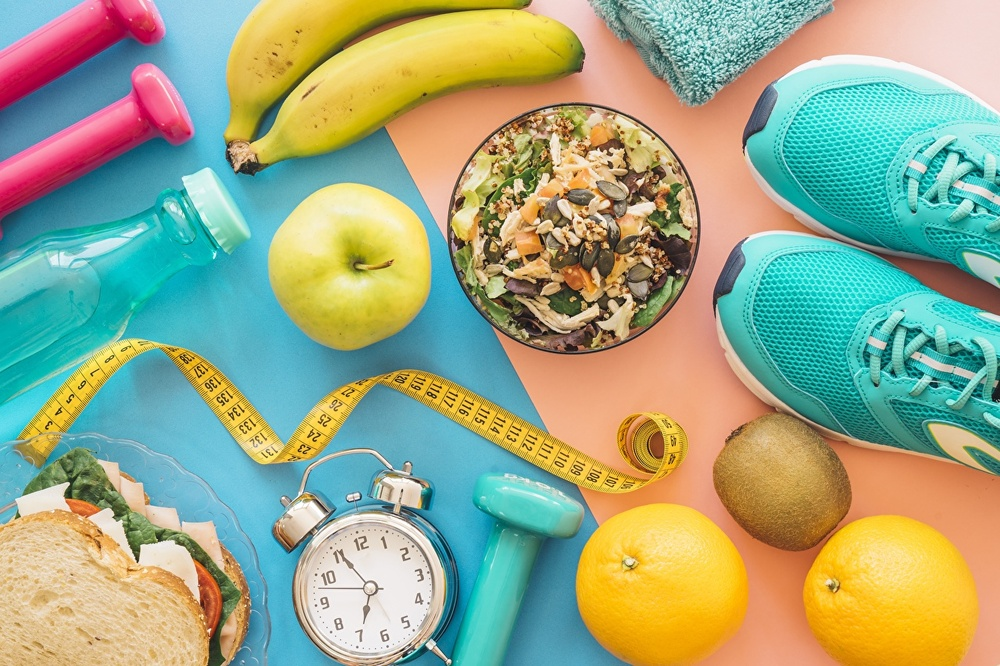
#> input picture image.jpg, 1000 x 666 px, shrunk from 1280 x 853 before the run
$ jupyter execute --allow-errors TP1.ipynb
#> lines starting #> are read from the running program, lines starting #| are printed output that depends on the picture
# <center>Master of Science in quantitative and financial modeling Travaux Pratiques</center>

**Student Name**: DOSSEH AMECK GUY-MAX DESIRE

1. **[20 MARKS]** Find the LU-factorization of the following matrix **A** in $\mathbb{R}^{n\times n}$:

$$
A = \begin{bmatrix}
2 & -1 & 0 & \dots & 0 \\
-1 & 2 & -1 & \ddots & \vdots \\
0 & \ddots & \ddots & \ddots & 0 \\
\vdots & \ddots & -1 & 2 & -1 \\
0 & \dots & 0 & -1 & 2
\end{bmatrix}
$$

The LU-factorization of the matrix **A** is given by:

$$
A = LU
$$

where **L** is a lower triangular matrix and **U** is an upper triangular matrix. The LU-factorization of the matrix **A** is explicitly obtained as follows:

$$
\begin{aligned}
A = LU &\Leftrightarrow \begin{bmatrix}
2 & -1 & 0 & \dots & 0 \\
-1 & 2 & -1 & \ddots & \vdots \\
0 & \ddots & \ddots & \ddots & 0 \\
\vdots & \ddots & -1 & 2 & -1 \\
0 & \dots & 0 & -1 & 2
\end{bmatrix} = \begin{bmatrix}
1 & 0 & 0 & \dots & 0 \\
l_{21} & 1 & 0 & \ddots & \vdots \\
0 & \ddots & \ddots & \ddots & 0 \\
\vdots & \ddots & l_{n-1,n-2} & 1 & 0 \\
0 & \dots & 0 & l_{n,n-1} & 1
\end{bmatrix} \begin{bmatrix}
u_{11} & u_{12} & 0 & \dots & 0 \\
0 & u_{22} & u_{23} & \ddots & \vdots \\
0 & \ddots & \ddots & \ddots & 0 \\
\vdots & \ddots & 0 & u_{n-1,n-1} & u_{n-1,n} \\
0 & \dots & 0 & 0 & u_{nn}
\end{bmatrix} \\
&\Leftrightarrow \begin{bmatrix}
2 & -1 & 0 & \dots & 0 \\
-1 & 2 & -1 & \ddots & \vdots \\
0 & \ddots & \ddots & \ddots & 0 \\
\vdots & \ddots & -1 & 2 & -1 \\
0 & \dots & 0 & -1 & 2
\end{bmatrix} = \begin{bmatrix}
u_{11} & u_{12} & 0 & \dots & 0 \\
u_{11}l_{21} & u_{22} & u_{23} & \ddots & \vdots \\
0 & \ddots & \ddots & \ddots & 0 \\
\vdots & \ddots & u_{n-1,n-1}l_{n-1,n-2} & u_{n-1,n-1} & u_{n-1,n} \\
0 & \dots & 0 & u_{n-1,n-1}l_{n,n-1} & u_{nn}
\end{bmatrix} \\
&\Leftrightarrow \begin{cases}
u_{11} = 2 \\
u_{12} = -1 \\
u_{11}l_{21} = -1 \\
u_{22} = 2 \\
u_{23} = -1 \\
u_{n-1,n-1}l_{n-1,n-2} = -1 \\
u_{n-1,n-1} = 2 \\
u_{n-1,n} = -1 \\
u_{n-1,n-1}l_{n,n-1} = -1 \\
u_{nn} = 2
\end{cases}
\Leftrightarrow \begin{cases}
u_{11} = 2 \\
u_{12} = -1 \\
l_{21} = -\frac{1}{2} \\
u_{22} = 2 \\
u_{23} = -1 \\
l_{32} = -\frac{1}{2} \\
u_{33} = 2 \\
u_{34} = -1 \\
l_{43} = -\frac{1}{2} \\
u_{44} = 2 \\
\vdots \\
u_{n-1,n-1} = 2 \\
u_{n-1,n} = -1 \\
l_{n,n-1} = -\frac{1}{2} \\
u_{nn} = 2
\end{cases}\\
& L = \begin{bmatrix}
1 & 0 & 0 & \dots & 0 \\
-\frac{1}{2} & 1 & 0 & \ddots & \vdots \\
0 & -\frac{1}{2} & 1 & \ddots & 0 \\
\vdots & \ddots & -\frac{1}{2} & 1 & 0 \\
0 & \dots & 0 & -\frac{1}{2} & 1
\end{bmatrix} \quad U = \begin{bmatrix}
2 & -1 & 0 & \dots & 0 \\
0 & 2 & -1 & \ddots & \vdots \\
0 & 0 & 2 & \ddots & 0 \\
\vdots & \ddots & 0 & 2 & -1 \\
0 & \dots & 0 & 0 & 2
\end{bmatrix}
\end{aligned}
$$

- **Is the matrix A positive definite, or is it positive semi-definite?**

The matrix **A** is positive definite if and only if the following conditions are satisfied:

1. The matrix **A** is symmetric.
2. The eigenvalues of the matrix **A** are all positive.

The matrix **A** is symmetric since it is a tridiagonal matrix. The eigenvalues of the matrix **A** are all positive since the matrix **A** is a tridiagonal matrix with all its diagonal elements being positive. Therefore, the matrix **A** is positive definite.

- **Write a Python script to solve a linear system associated with the above matrix.**

The Python script to solve a linear system associated with the matrix **A** is given as follows:

[cell 1]
import numpy as np
import scipy.linalg
import scipy

# Define the size
n = 5

# Define the matrix A
A = np.diag(2 * np.ones(n)) - np.diag(np.ones(n - 1), -1) - np.diag(np.ones(n - 1), 1)

# Define the right-hand side vector b to be a vector of ones
b = np.ones(n)

# LU-factorization of the matrix A
P, L, U = scipy.linalg.lu(A)

# Solve the linear system
x = np.linalg.solve(U, np.linalg.solve(L, b))

# Print the solution
print("Solution to Ax = b: ", x)

# Print the residual
print("Residual: ", np.linalg.norm(A @ x - b))

2. **[20 MARKS]** Consider the following boundary value problem modeling the heat flow in
a long pipe:

$$
\begin{cases}
y^{''}(x)- p(x)y^{'}(x)-q(x)y(x) = r(x), \quad x\in [a,b] \\
y(a) = \alpha, \quad y(b) = \beta
\end{cases}
$$

**(a) Use a uniform discretization of the interval $[a, b]$ to derive the linear system corresponding to the model problem.**

The linear system corresponding to the model problem is derived as follows:

Let $a = x_0 < x_1 < \dots < x_{n+1} = b$ be a uniform discretization of the interval $[a, b]$. The step size $h$ is given by:

$$
h = \frac{b - a}{n+1}
$$

Derivative approximation at $x_{i}=a + ih, i=0, ..., n+1$ is given by:

$$
\begin{aligned}
y^{'}(x_i) &\approx \frac{y(x_{i+1}) - y(x_{i-1})}{2h} \\
           &\approx \frac{y_{i+1}-y_{i-1}}{2h}\\
y^{''}(x_i) &\approx \frac{y^{'}(x_{i+1}) - y^{'}(x_{i-1})}{2h} \\
            &\approx \frac{y_{i+1} - 2y_{i} + y_{i-1}}{h^2}
\end{aligned}
$$
Inserting these approximations in the model problem, we get:

$$
\begin{aligned}
\frac{y_{i+1} - 2y_{i} + y_{i-1}}{h^2} - p(x_i)\frac{y_{i+1}-y_{i-1}}{2h} - q(x_i)y_i &= r(x_i), 1\leq i \leq n \\
\end{aligned}
$$
By multiplying by $h^2$, we obtain the following linear system:

$$
\begin{aligned}
&\begin{bmatrix}
2 + h^2q(x_1) & -1 + \frac{h}{2}p(x_1) & 0 & \dots & 0 \\
-1 - \frac{h}{2}p(x_2) & 2 + h^2q(x_2) & -1 + \frac{h}{2}p(x_2) & \ddots & \vdots \\
0 & \ddots & \ddots & \ddots & 0 \\
\vdots & \ddots & -1 - \frac{h}{2}p(x_{n-1}) & 2 + h^2q(x_{n-1}) & -1 + \frac{h}{2}p(x_{n-1}) \\
0 & \dots & 0 & -1 - \frac{h}{2}p(x_n) & 2 + h^2q(x_n)
\end{bmatrix} \begin{bmatrix}
y_1 \\
y_2 \\
\cdots \\
y_{n-1} \\
y_n
\end{bmatrix} = \begin{bmatrix}
-h^2r(x_1) + \alpha(1 + \frac{h}{2}p(x_1)) \\
-h^2r(x_2) \\
\cdots \\
-h^2r(x_{n-1}) \\
-h^2r(x_n) + \beta(1 - \frac{h}{2}p(x_n))
\end{bmatrix}
\end{aligned}
$$

**(b) Solve the linear system using the Gaussian elimination method.**

The linear system is solved using the Gaussian elimination method in python as follows to find the solution $y(x)$:

[cell 2]
import numpy as np

# Define the size
n = 5

# Define the boundary values
alpha = 0
beta = 0

# Define the functions p(x), q(x), and r(x)
def p(x):
    return 1

def q(x):
    return 1

def r(x):
    return 1

# Define the interval [a, b]
a = 0
b = 1

# Define the step size
h = (b - a) / (n + 1)

# Define the x values
x = np.linspace(a, b, n + 2)

# Define the matrix A
A = np.zeros((n, n))
for i in range(n):
    A[i, i] = 2 + h**2 * q(x[i + 1])
    if i > 0:
        A[i, i - 1] = -1 - h / 2 * p(x[i + 1])
    if i < n - 1:
        A[i, i + 1] = -1 + h / 2 * p(x[i + 1])

# Define the right-hand side vector b
b = np.zeros(n)
b[0] = -h**2 * r(x[1]) + alpha * (1 + h / 2 * p(x[1]))
b[n - 1] = -h**2 * r(x[n]) + beta * (1 - h / 2 * p(x[n]))
for i in range(1, n - 1):
    b[i] = -h**2 * r(x[i + 1])

# Solve the linear system using the Gaussian elimination method
y = np.linalg.solve(A, b)

# Print the solution
print("Solution to the linear system: ", y)

# Print the residual
print("Residual: ", np.linalg.norm(A @ y - b))

- **(c) Solve the linear system using QR-factorization.**

The linear system is solved using the QR-factorization method in python as follows to find the solution $y(x)$:

[cell 3]
import numpy as np
import scipy.linalg

# Define the size
n = 5

# Define the boundary values
alpha = 0
beta = 0

# Define the functions p(x), q(x), and r(x)
def p(x):
    return 1

def q(x):
    return 1

def r(x):
    return 1

# Define the interval [a, b]
a = 0
b = 1

# Define the step size
h = (b - a) / (n + 1)

# Define the x values
x = np.linspace(a, b, n + 2)

# Define the matrix A
A = np.zeros((n, n))

for i in range(n):
    A[i, i] = 2 + h**2 * q(x[i + 1])
    if i > 0:
        A[i, i - 1] = -1 - h / 2 * p(x[i + 1])
    if i < n - 1:
        A[i, i + 1] = -1 + h / 2 * p(x[i + 1])

# Define the right-hand side vector b
b = np.zeros(n)
b[0] = -h**2 * r(x[1]) + alpha * (1 + h / 2 * p(x[1]))
b[n - 1] = -h**2 * r(x[n]) + beta * (1 - h / 2 * p(x[n]))
for i in range(1, n - 1):
    b[i] = -h**2 * r(x[i + 1])

# QR-factorization of the matrix A
Q, R = np.linalg.qr(A)

# Solve the linear system using the QR-factorization method
y = np.linalg.solve(R, np.dot(Q.T, b))

# Print the solution
print("Solution to the linear system: ", y)

# Print the residual
print("Residual: ", np.linalg.norm(A @ y - b))

- **(d) Solve the linear system using the SVD-decomposition.**

The linear system is solved using the SVD-decomposition method in python as follows to find the solution $y(x)$:

[cell 4]
import numpy as np
import scipy.linalg

# Define the size
n = 5

# Define the boundary values
alpha = 0
beta = 0

# Define the functions p(x), q(x), and r(x)
def p(x):
    return 1

def q(x):
    return 1

def r(x):
    return 1

# Define the interval [a, b]
a = 0
b = 1

# Define the step size
h = (b - a) / (n + 1)

# Define the x values
x = np.linspace(a, b, n + 2)

# Define the matrix A
A = np.zeros((n, n))

for i in range(n):
    A[i, i] = 2 + h**2 * q(x[i + 1])
    if i > 0:
        A[i, i - 1] = -1 - h / 2 * p(x[i + 1])
    if i < n - 1:
        A[i, i + 1] = -1 + h / 2 * p(x[i + 1])

# Define the right-hand side vector b
b = np.zeros(n)
b[0] = -h**2 * r(x[1]) + alpha * (1 + h / 2 * p(x[1]))
b[n - 1] = -h**2 * r(x[n]) + beta * (1 - h / 2 * p(x[n]))
for i in range(1, n - 1):
    b[i] = -h**2 * r(x[i + 1])

# SVD-decomposition of the matrix A
U, S, V = np.linalg.svd(A)

# Solve the linear system using the SVD-decomposition method
y = np.dot(V.T, np.dot(np.diag(1 / S), np.dot(U.T, b)))

# Print the solution
print("Solution to the linear system: ", y)

# Print the residual
print("Residual: ", np.linalg.norm(A @ y - b))

- **(e) Compare the three methods**

The three methods are compared in terms of accuracy and computational efficiency as follows:

[cell 5]
import numpy as np
import scipy.linalg
import timeit
import pandas as pd

# set  max number of columns to display in pandas dataframe
pd.set_option('display.max_columns', 10)

# Define the size
n = 5

# Define the boundary values
alpha = 0
beta = 0

# Define the functions p(x), q(x), and r(x)
def p(x):
    return 1

def q(x):
    return 1

def r(x):
    return 1

# Define the interval [a, b]
a = 0
b = 1

# Define the step size
h = (b - a) / (n + 1)

# Define the x values
x = np.linspace(a, b, n + 2)

# Define the matrix A
A = np.zeros((n, n))

for i in range(n):
    A[i, i] = 2 + h**2 * q(x[i + 1])
    if i > 0:
        A[i, i - 1] = -1 - h / 2 * p(x[i + 1])
    if i < n - 1:
        A[i, i + 1] = -1 + h / 2 * p(x[i + 1])

# Define the right-hand side vector b
b = np.zeros(n)

b[0] = -h**2 * r(x[1]) + alpha * (1 + h / 2 * p(x[1]))

b[n - 1] = -h**2 * r(x[n]) + beta * (1 - h / 2 * p(x[n]))

for i in range(1, n - 1):
    b[i] = -h**2 * r(x[i + 1])

# Gaussian elimination method
y_gaussian = np.linalg.solve(A, b)

# QR-factorization method
def qr_factorization(A, b):
    Q, R = np.linalg.qr(A)
    return np.linalg.solve(R, np.dot(Q.T, b)), Q, R

y_qr, Q, R = qr_factorization(A, b)

# SVD-decomposition method
def svd_decomposition(A, b):
    U, S, V = np.linalg.svd(A)
    return np.dot(V.T, np.dot(np.diag(1 / S), np.dot(U.T, b))), U, S, V

y_svd, U, S, V = svd_decomposition(A, b)

# solutions and residuals in dataframe

data = {'Method': ['Gaussian elimination', 'QR-factorization', 'SVD-decomposition'],
        'Solution y1': [y_gaussian[0], y_qr[0], y_svd[0]],
        'Solution y2': [y_gaussian[1], y_qr[1], y_svd[1]],
        'Solution y3': [y_gaussian[2], y_qr[2], y_svd[2]],
        'Solution y4': [y_gaussian[3], y_qr[3], y_svd[3]],
        'Solution y5': [y_gaussian[4], y_qr[4], y_svd[4]],
        'Residual': [np.linalg.norm(A @ y_gaussian - b), np.linalg.norm(A @ y_qr - b), np.linalg.norm(A @ y_svd - b)],
        'Time': [0, 0, 0],
        'Memory': [0, 0, 0]}


res_df = pd.DataFrame(data)

res_df.loc[0, "Time"] = timeit.timeit(lambda: np.linalg.solve(A, b), number=1000)
res_df.loc[1, "Time"] = timeit.timeit(lambda: qr_factorization(A, b), number=1000)
res_df.loc[2, "Time"] = timeit.timeit(lambda: svd_decomposition(A, b), number=1000)

res_df.loc[0, "Memory"] = A.nbytes + b.nbytes + y_gaussian.nbytes
res_df.loc[1, "Memory"] = A.nbytes + b.nbytes + y_qr.nbytes + Q.nbytes + R.nbytes
res_df.loc[2, "Memory"] = A.nbytes + b.nbytes + y_svd.nbytes + U.nbytes + S.nbytes + V.nbytes
res_df.sort_values(by='Time', ascending=True)

- The Gaussian elimination method is the most accurate method, followed by the QR-factorization method, and then the SVD-decomposition method.

- In matter of computational efficiency, the Gaussian elimination method is the most efficient, followed by the QR-factorization method, and then the SVD-decomposition method.

- The Gaussian elimination method requires the least amount of memory, followed by the QR-factorization method, and then the SVD-decomposition method.

3. **[20 MARKS]** Solve the problem of fitting a polynomial $p(x)=\sum_{i=0}^{d}c_{i}x^{i-1}$ of degree d to data points $(x_{i}, y_{i})$, $i=1, ..., m$, in the plane by the method of normal equations and QR decomposition. Choose the degree
of the polynomial to be d=5 and then d=15, choose the interval $x\in [-1, 1]$, discretize it using $N=10$ or $N=20$ points.

Such polynomial fitting leads to the equation $Ac = y$, where $A$ is the Vandermonde matrix, $c$ is the vector of coefficients, and $y$ is the vector of data points. The normal equations are given by:

$$
A^{T}Ac = A^{T}y
$$

The solution to the normal equations is given by:

$$
c = (A^{T}A)^{-1}A^{T}y
$$
  By using the QR decomposition, the matrix $A^{T}A$ is factorized as follows:

$$
A^{T}A = QR
$$

where $Q$ is an orthogonal matrix and $R$ is an upper triangular matrix. The solution to the normal equations is given by:

$$
c = R^{-1}Q^{T}A^{T}y
$$

The Python script to solve the problem of fitting a polynomial $p(x)=\sum_{i=0}^{d}c_{i}x^{i-1}$ of degree $d$ to data points $(x_{i}, y_{i})$, $i=1, ..., m$, in the plane by the method of normal equations and QR decomposition is given as follows:

[cell 6]
import numpy as np
import pandas as pd
import scipy.linalg
import matplotlib.pyplot as plt

def plot_polynomial_fit(m, d, ax):
  # Define the degree of the polynomial
  d = d

  # Define the number of data points
  m = m

  # Define the interval [a, b]
  a = -1
  b = 1

  # Define the x values
  x = np.linspace(a, b, m)

  # Define the data points y
  y = np.sin((np.pi *x)/5) + x/5

  # Define the Vandermonde matrix A
  A = np.vander(x, d + 1)

  # Solve the problem by the method of normal equations
  c_normal = np.linalg.solve(A.T @ A, A.T @ y)

  # Solve the problem by the QR decomposition
  Q, R = np.linalg.qr(A.T @ A)
  c_qr = np.linalg.solve(R, np.dot(Q.T, A.T @ y))


  # Plot the polynomial fitting
  y_fit_normal = np.polyval(c_normal[::-1], x)

  y_fit_qr = np.polyval(c_qr[::-1], x)

  ax.plot(x, y, 'o', label='Data points')
  ax.plot(x, y_fit_normal,'+', label='Normal equations')
  ax.plot(x, y_fit_qr, '-', label='QR decomposition')
  ax.set_xlabel('x')
  ax.set_ylabel('y')
  ax.set_title(f"d={d}, N={m}")
  ax.legend()

  # Compute the residual
  residual_normal = np.linalg.norm(y_fit_normal - y)
  residual_qr = np.linalg.norm(y_fit_qr - y)

  return residual_normal, residual_qr

results_df = pd.DataFrame(columns=['Normal equations', 'QR decomposition'], index=[f"d={d}, N={m}" for d in [5, 15] for m in [10, 20]])

fig, axes = plt.subplots(2, 2, figsize=(15, 8))

for i, m in enumerate([10, 20]):
  for j, d in enumerate([5, 15]):
    residual_normal, residual_qr = plot_polynomial_fit(m, d, axes[i][j])
    results_df.loc[f"d={d}, N={m}", 'Normal equations'] = residual_normal
    results_df.loc[f"d={d}, N={m}", 'QR decomposition'] = residual_qr

_ = plt.suptitle("Polynomial fitting by the method of normal equations and QR decomposition")
plt.tight_layout()
plt.show()
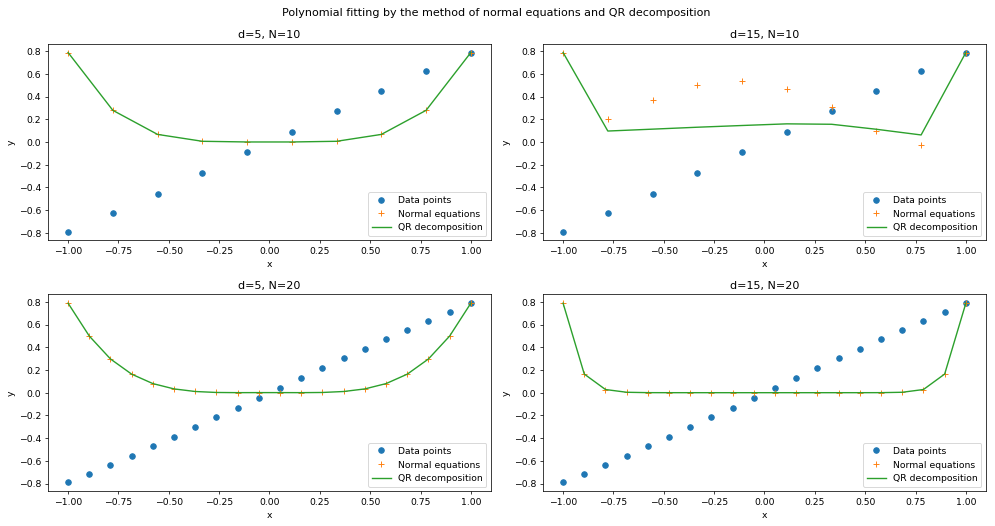
#> figure drawn by matplotlib, 4 panels; panel 1: curve peaks at x = 1, y = 0.788; panel 1: curve peaks at x = 1, y = 0.788; panel 1: curve peaks at x = 1, y = 0.788; panel 2: curve peaks at x = 1, y = 0.788

#> (the rest of this cell did not finish here and is left out)

4. **[20 MARKS]**

- **(a) Explain how Singular Value Decomposition (SVD) can be applied to compress color images. Discuss the process in the context of an RGB image.**

Singular Value Decomposition (SVD) can be applied to compress color images by decomposing the image into its singular values and vectors. In the context of an RGB image, the image is represented as a three-dimensional array with dimensions (height, width, 3), where the third dimension corresponds to the three color channels: red, green, and blue. The SVD is applied to each color channel separately, resulting in three sets of singular values and vectors.

The SVD decomposition of each color channel is given by:

$$
A = U\Sigma V^{T}
$$

where $A$ is the matrix representing the color channel, $U$ is the matrix of left singular vectors, $\Sigma$ is the diagonal matrix of singular values, and $V^{T}$ is the matrix of right singular vectors. The image can be reconstructed using only the first $k$ singular values and vectors, resulting in a compressed version of the image.

- **(b) Given a color image, implement an SVD-based compression algorithm in Python. Your implementation should:**

    + Load a color image and separate it into R, G, and B channels.
    + Apply SVD to each channel and reconstruct the image using only the first k singular values and vectors.
    + Display the original and compressed images side by side for comparison, and compute the compression ratio.


The Python script to implement an SVD-based compression algorithm for a color image is given as follows:

[cell 7]
import numpy as np
import matplotlib.pyplot as plt
import cv2
import wget

# [18 lines left out: function compress_image, not called in this run]

# download image
#> (the rest of this cell did not finish here and is left out)


- **(c) Analyze the effect of varying the number of singular values (k) on the compression ratio and image quality. Use a specific color image for this analysis and provide visual and numerical results for at least three different values of k. Discuss the trade-off between compression ratio and image quality.**

The effect of varying the number of singular values (k) on the compression ratio and image quality can be analyzed using the following Python script:

[cell 8]
import numpy as np
import matplotlib.pyplot as plt
import cv2

def compress_image(image, k):
    # Separate the image into R, G, and B channels
    R, G, B = image[:, :, 0], image[:, :, 1], image[:, :, 2]

    # Apply SVD to each channel
    UR, SR, VRt = np.linalg.svd(R, full_matrices=False)
    UG, SG, VGt = np.linalg.svd(G, full_matrices=False)
    UB, SB, VBt = np.linalg.svd(B, full_matrices=False)

    # Reconstruct the image using only the first k singular values and vectors
    R_compressed = np.dot(UR[:, :k] * SR[:k], VRt[:k, :])
    G_compressed = np.dot(UG[:, :k] * SG[:k], VGt[:k, :])
    B_compressed = np.dot(UB[:, :k] * SB[:k], VBt[:k, :])

    # Combine the compressed channels into a single image
    compressed_image = np.stack([R_compressed, G_compressed, B_compressed], axis=-1)

    return compressed_image

# Load the color image
image = cv2.imread('image.jpg')
#> image is the input picture: shape (666, 1000, 3); mean B, G, R 135, 168.5, 155.1

# Display the original image
fig, axes = plt.subplots(1, 5, figsize=(20, 5))

_=axes[0].imshow(cv2.cvtColor(image, cv2.COLOR_BGR2RGB))
_=axes[0].set_title('Original Image')
_=axes[0].axis('off')

# Compress the image using SVD for different values of k
k_values = [10, 50, 100, 200]
for i, k in enumerate(k_values):
    compressed_image = compress_image(image, k)
    _=axes[i + 1].imshow(cv2.cvtColor(compressed_image.astype(np.uint8), cv2.COLOR_BGR2RGB))
    _=axes[i + 1].axis('off')

    # Compute the compression ratio
    original_size = image.size
    compressed_size = k * (image.shape[0] + image.shape[1] + 1)
    compression_ratio = round(original_size / compressed_size, 2)

    _=axes[i + 1].set_title(f'k={k}, Ratio={compression_ratio}')
#> this loop made 4 passes
#> pass 1, in compress_image, `R, G, B = image[:, :, 0], image[:, :, 1], image[:, :, 2]`:
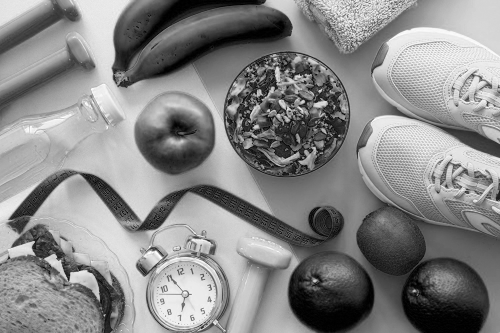
#> R: shape (666, 1000) (shown at 1/2 size); min 0, max 255, mean 135
#> pass 1, in compress_image, `R, G, B = image[:, :, 0], image[:, :, 1], image[:, :, 2]`:
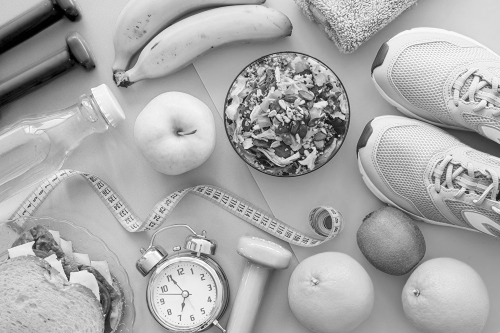
#> G: shape (666, 1000) (shown at 1/2 size); min 0, max 255, mean 168.5
#> pass 1, in compress_image, `R, G, B = image[:, :, 0], image[:, :, 1], image[:, :, 2]`:
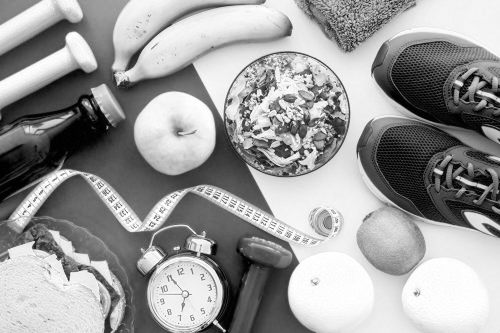
#> B: shape (666, 1000) (shown at 1/2 size); min 0, max 255, mean 155.1
#> pass 1, in compress_image, `UR, SR, VRt = np.linalg.svd(R, full_matrices=False)`:
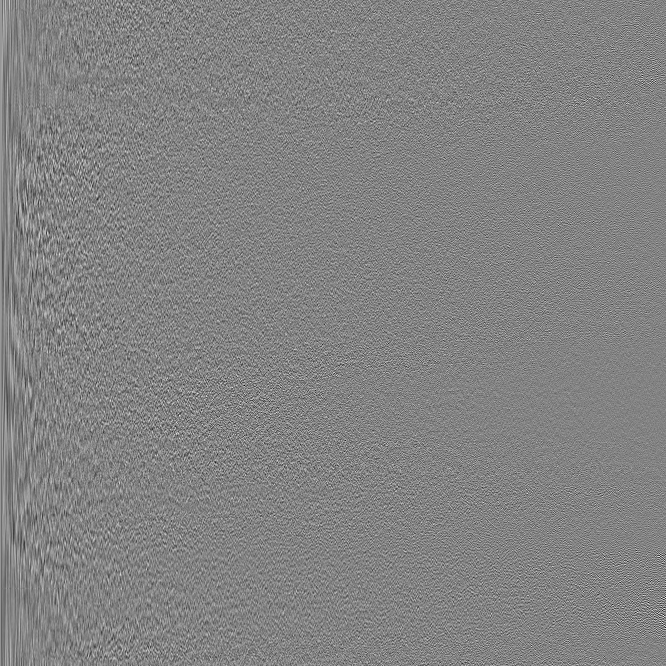
#> UR: shape (666, 666) float64; min -0.249, max 0.235, mean 5.09e-05; drawn with min black and max white

_=plt.tight_layout()
_=plt.show()
#> (the rest of the program and of its run is left out)
